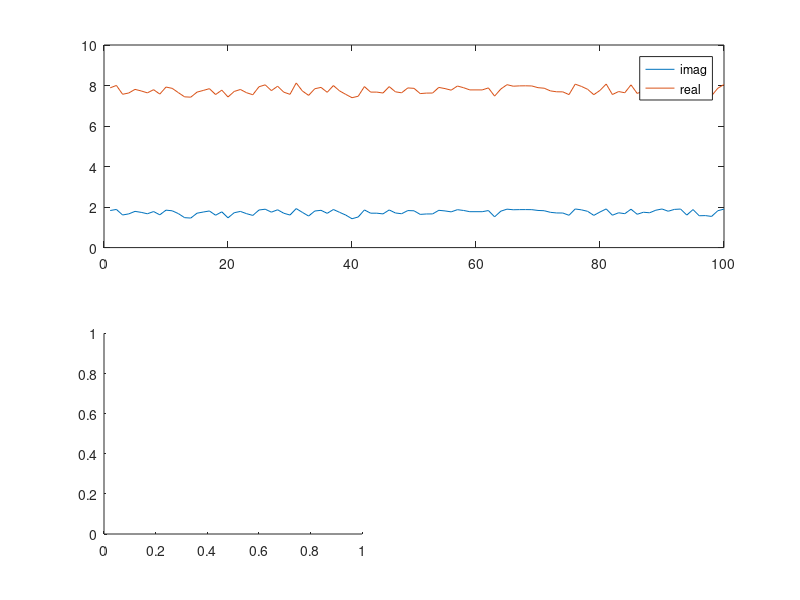

This chart was generated by the following MATLAB code: (Note: this script raises an error after producing the figure.)
G1 = 1/1;
G2 = 1/2;
G3 = 1/10;
G4 = 1/0.1;
G0 = 1/1000;
G5 = 1/1000.1;
a = 100;
%c = 0.25;
c = normrnd(0.25,0.05);
l = 0.2;
V1 = 0;
V2 = 0;
V3 = 0;
V4 = 0;
V5 = 0;
Iin = 0;
IL = 0;
IV = 0;
w = 1;

%DC
%Vin = -10;
%AC
Vin = 1;


%V = [V1 V2 V3 V4 V5 Iin IL IV];

G = [1 0 0 0 0 0 0 0;
    -G1 (G1+G2) 0 0 0 0 1 0;
     G1 -G1 0 0 0 1 0 0;
     0 0 -a*G3 1 0 0 0 0;
     0 -1 1 0 0 0 0 0;
     0 0 G3 0 0 0 1 0;
     0 0 0 G4 -G4 0 0 1;
     0 0 0 -G4 (G4+G0) 0 0 0;
     0 0 (-a*G3*G5) 0 0 0 0 1];
C = [0 0 0 0 0 0 0 0;
    -c c 0 0 0 0 0 0;
    c -c 0 0 0 0 0 0;
    0 0 0 0 0 0 0 0;
    0 0 0 0 0 0 l 0;
    0 0 0 0 0 0 0 0;
    0 0 0 0 0 0 0 0;
    0 0 0 0 0 0 0 0;
    0 0 0 0 0 0 0 0];
F = [Vin;
    0;
    0;
    0;
    0;
    0;
    0;
    0;
    0];

Vfive = [];
Vone = [];
Vthree = [];
imatrix = [];
cmatrix = [];

% %DC
% for i = 1:20
%     F(1) = F(1) + 1;
%     Vop = G\F;
%     Vfive(i) = Vop(5);
%     imatrix(i) = F(1);
% end
% figure 
% plot(imatrix,Vfive);

% %AC
% for i = 1:100
%     w = w + 1;
%     Vop = (G + 1i*w*C)\F;
%     Vone(i) = Vop(1);
%     Vthree(i) = Vop(3);
%     Vfive(i) = Vop(5);
%     imatrix(i) = w;
% end
% figure
% subplot(2,1,1)
% plot(imatrix,real(Vthree)); hold on
% plot(imatrix,real(Vfive));
% legend ('three','five','east')
% hold off
% gain = real(Vfive)./real(Vone);
% subplot (2,1,2)
% histogram(gain,14);

%AC 2
for i = 1:100
    c = normrnd(0.25,0.05);
    C = [0 0 0 0 0 0 0 0;
    -c c 0 0 0 0 0 0;
    c -c 0 0 0 0 0 0;
    0 0 0 0 0 0 0 0;
    0 0 0 0 0 0 l 0;
    0 0 0 0 0 0 0 0;
    0 0 0 0 0 0 0 0;
    0 0 0 0 0 0 0 0;
    0 0 0 0 0 0 0 0];
    cmatrix(i) = c;
    w = 3.14;
    Vop = (G + 1i*w*C)\F;
    Vone(i) = Vop(1);
    Vfive(i) = Vop(5);
    imatrix(i) = i;
end
figure
subplot(2,2,[1,2])
plot(imatrix,imag(Vfive)); hold on
plot(imatrix,real(Vfive));
legend ('imag','real','east')
hold off
gain = real(Vfive)./real(Vone);
subplot(2,2,3)
histogram(cmatrix,14);
subplot (2,2,4)
histogram(gain,14);

